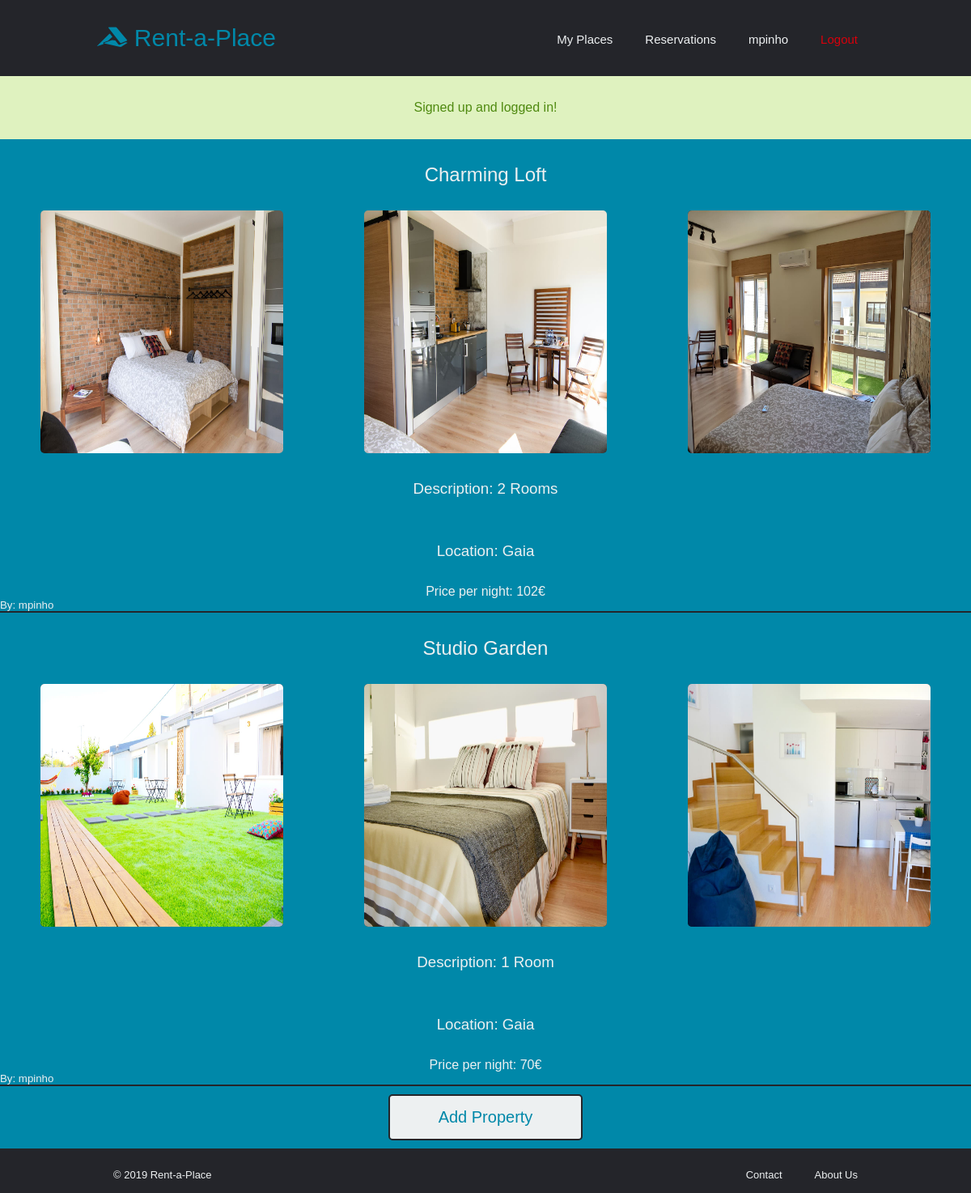
Page /pages/manage.php (signed in) on the committed database.
### tables this page shows
CREATE TABLE Properties (id INTEGER PRIMARY KEY, ownerID INTEGER NOT NULL REFERENCES Owners (id) ON UPDATE CASCADE, price FLOAT NOT NULL, title VARCHAR NOT NULL, location VARCHAR NOT NULL, description VARCHAR NOT NULL, availabilityStart DATE, availabilityEnd DATE);

CREATE TABLE Photos (
    id          INTEGER PRIMARY KEY,
    description VARCHAR NOT NULL,
    propertyID  INTEGER REFERENCES Properties (id) ON UPDATE CASCADE,
    path        TEXT    NOT NULL
);

CREATE TABLE Users (id INTEGER PRIMARY KEY, username VARCHAR NOT NULL UNIQUE, email VARCHAR NOT NULL UNIQUE, password VARCHAR NOT NULL, name VARCHAR NOT NULL, profilePicture TEXT);

### pages/manage.php (called while the page is built, shortened)
<?php
  include_once('../templates/common/tpl_common.php');
  include_once('../templates/common/tpl_rental.php');
  include_once('../database/db_rental.php');
  $rentals = getProperties($_SESSION['username']);
  draw_header($_SESSION['username']);
  draw_rentals($rentals);
  draw_add();
  draw_footer();

### database/db_rental.php (called while the page is built, shortened)
<?php
    include_once('../database/db_user.php');
  function getProperties($username)
  {
      $db = Database::instance()->db();
      $user = getUser($username);
      $stmt = $db->prepare('SELECT * FROM Properties WHERE ownerID = ?');
      $stmt->execute(array($user['id']));
      return $stmt->fetchAll();
  }
  function getPropertyPhotos($property_id)
  {
      $db = Database::instance()->db();
      $stmt = $db->prepare('SELECT * FROM Photos WHERE propertyID = ?');
      $stmt->execute(array($property_id));
      return $stmt->fetchAll();
  }

### database/db_user.php (called while the page is built, shortened)
<?php
  function getUser($username)
  {
      $db = Database::instance()->db();
      $stmt = $db->prepare('SELECT * FROM Users WHERE username = ?');
      $stmt->execute(array($username));
      return $stmt->fetch();
  }
  function getUserbyID($id)
  {
      $db = Database::instance()->db();
      $stmt = $db->prepare('SELECT * FROM Users WHERE id = ?');
      $stmt->execute(array($id));
      return $stmt->fetch();
  }

### templates/common/tpl_rental.php (the view)
<?php
include_once('../database/db_rental.php');
include_once('../database/db_user.php');
function draw_rentals($rentals)
{
    ?>
  <section class="rentals">
  <?php
    foreach ($rentals as $rental) {
        draw_rental($rental);
    } ?>
  </section>
<?php
} ?>
<?php function draw_add()
    {
        ?>
  <section class="add_menu">
    <button type="button" onclick="window.location.href='../pages/addproperty.php'" >Add Property</button>
  </section>
<?php
    } ?>
<?php function draw_rental($rental)
    {
        ?>
<a href="property.php?id=<?=$rental['id']?> " class="rental">
<article>
  <header>
    <h2><?=$rental['title']?></h2>
  </header>
  <main>
    <?php
    $photos = getPropertyPhotos($rental['id']); ?>
    <div class="row">
    <?php foreach ($photos as $photo) { ?>
      <div class="column">
        <img alt="Property Image" src="../images/properties/<?php echo $photo['path']; ?>"/>
        </div>
    <?php } ?>
    </div>
    <h3>Description: <?=$rental['description']?></h3>
    <h3>Location: <?=$rental['location']?></h3>
    <h4>Price per night: <?=$rental['price']?>€</h4>
  </main>
  <?php
  $username = getUserbyID($rental['ownerID']);
      ?>
  <footer>
    <h5>By: <?=$username['username']?></h5>
  </footer>
</article>
</a>
<?php
    } ?>

### templates/common/tpl_common.php (shortened to what this page needs)
<?php function draw_header($username)
{
     ?>
  <!DOCTYPE html>
  <html>
    <head>
    <link rel="stylesheet" type="text/css" href="../css/header.css">
    <link rel="stylesheet" type="text/css" href="../css/style.css">
    <link rel="stylesheet" type="text/css" href="../css/footer.css">
    <link rel="stylesheet" type="text/css" href="../css/auth.css">
    <link rel="stylesheet" type="text/css" href="../css/profile.css">
    <link rel="stylesheet" type="text/css" href="../css/aboutus.css">
    <link rel="stylesheet" type="text/css" href="../css/rental.css">
    <link rel="stylesheet" type="text/css" href="../css/property.css">
    <link rel="stylesheet" type="text/css" href="../css/contact.css">
    <link rel="stylesheet" type="text/css" href="../css/search.css">
</head>
    <body>
      <header class="main_header">
        <nav>
        <?php if ($username != null) { ?>
          <ul id="header_links">
              <li><h1><a href="login.php" ><i class="fab fa-accusoft"></i> Rent-a-Place</a></h1></li>
              <li class="right_links"><a id="logout" href="../actions/action_logout.php">Logout</a></li>
              <li class="right_links"><a href="profile.php"><?=$username?></a></li>
              <li class="right_links"><a href="reservations.php">Reservations</a></li>
              <li class="right_links"><a href="manage.php">My Places</a></li>
            </ul>
        <?php } else { ?>
          <ul id="header_links">
              <li><h1><a href="login.php" ><i class="fab fa-accusoft"></i> Rent-a-Place</a></h1></li>
            </ul>
        <?php  } ?>
        </nav>
      </header>
      <?php if (isset($_SESSION['messages'])) {?>
        <section id="messages">
          <?php foreach ($_SESSION['messages'] as $message) { ?>
            <div class="<?=$message['type']?>"><?=$message['content']?></div>
          <?php } ?>
        </section>
      <?php unset($_SESSION['messages']); } ?>
<?php
} ?>
<?php function draw_footer()
    {
          ?>
    <footer class="main_footer">
        <ul id="footer_links">
            <li>
            &copy; 2019 Rent-a-Place
            </li>
            <li class="footer_right">
                <a href="aboutus.php">About Us</a>
            </li>
            <li class="footer_right">
                <a href="contact.php">Contact</a>
            </li>
        </ul>
    </footer>
  </body>
</html>
<?php
    } ?>

### css/header.css (style rules this page uses)
.main_header { margin: 30px 10%; }
#header_links { list-style: none; }
#header_links li { display: inline-block; }
h1 a { font-size: 30px; text-decoration: none; transition: all 0.3s ease 0s; color: #0088a9; }
.right_links { float: right; padding: 0px 20px; margin-top: 10px; }
.right_links a { transition: all 0.3s ease 0s; font-size: 15px; color: #edf0f1; text-decoration: none; }
.right_links #logout { color: #d8000c; }
body > #messages div { width: 100%; padding: 30px 10%; text-align: center; }
body > #messages .success { color: #4f8a10; background-color: #dff2bf; }

### css/style.css (style rules this page uses)
* { box-sizing: border-box; margin: 0; padding: 0; background-color: #24252a; font-family: "Montserrat", sans-serif; font-weight: 500; }

### css/footer.css (style rules this page uses)
.main_footer { color: #edf0f1; padding: 15px 10%; font-size: 13px; }
#footer_links li { display: inline-block; padding: 0px 20px; }
.footer_right { float: right; }
.footer_right a { text-decoration: none; color: #edf0f1; transition: all 0.3s ease 0s; }

### css/auth.css (style rules this page uses)
h2 { color: #edf0f1; background-color: #0088a9; padding: 30px 10%; text-align: center; }

### css/aboutus.css (style rules this page uses)
h3 { color: #edf0f1; background-color: #0088a9; padding: 30px 10%; }

### css/rental.css (style rules this page uses)
.rental { transition: all 0.3s ease 0s; color: #edf0f1; text-decoration: none; background-color: #0088a9; }
.rental article { border-bottom: 2px solid #24252a; }
.rental h3 { margin-top: -5px; text-align: center; }
.rental h4 { text-align: center; color: #edf0f1; background-color: #0088a9; }
.rental h5 { background-color: #0088a9; color: #edf0f1; }
.rental img { width: 300px; height: 300px; border-radius: 5px; }
.rental .row { width: 100%; display: inline-block; background-color: #0088a9; }
.rental .column { float: left; width: 33.33%; text-align: center; background-color: #0088a9; }
.rental header { background-color: #0088a9; }
.rental h2 { text-align: center; }
.add_menu { background-color: #0088a9; margin-bottom: 10px; padding-top: 10px; padding-bottom: 10px; }
.add_menu button { color: #0088a9; font-size: 20px; font-weight: 500; padding: 15px 20px; border: 2px solid #24252a; border-radius: 5px; cursor: pointer; background-color: #edf0f1; transition: all 0.3s ease 0s; width: 20%; text-align: center; display: block; margin-left: auto; margin-right: auto; }

### rows in the picture
properties: title "Charming Loft", description "2 Rooms", location "Gaia", price "102", users.username "mpinho"
photos: path (picture)
photos: path (picture)
photos: path (picture)
properties: title "Studio Garden", description "1 Room", location "Gaia", price "70", users.username "mpinho"
photos: path (picture)
photos: path (picture)
photos: path (picture)

### other values in the picture
$username "mpinho"
$message['content'] "Signed up and logged in!"
